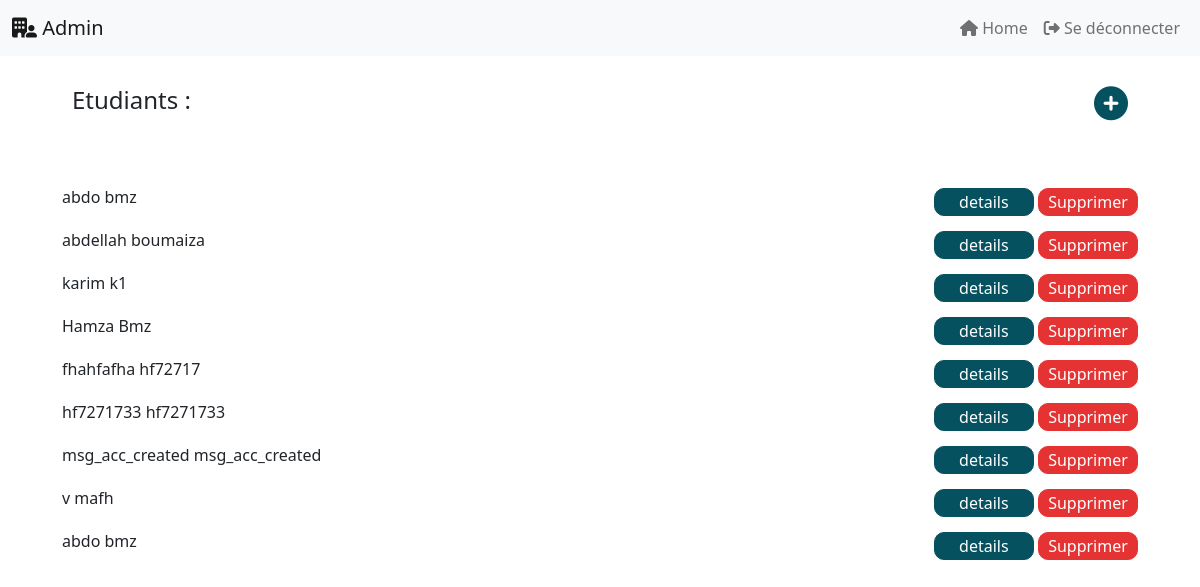
The page /admin (signed in) on the database as committed earlier.
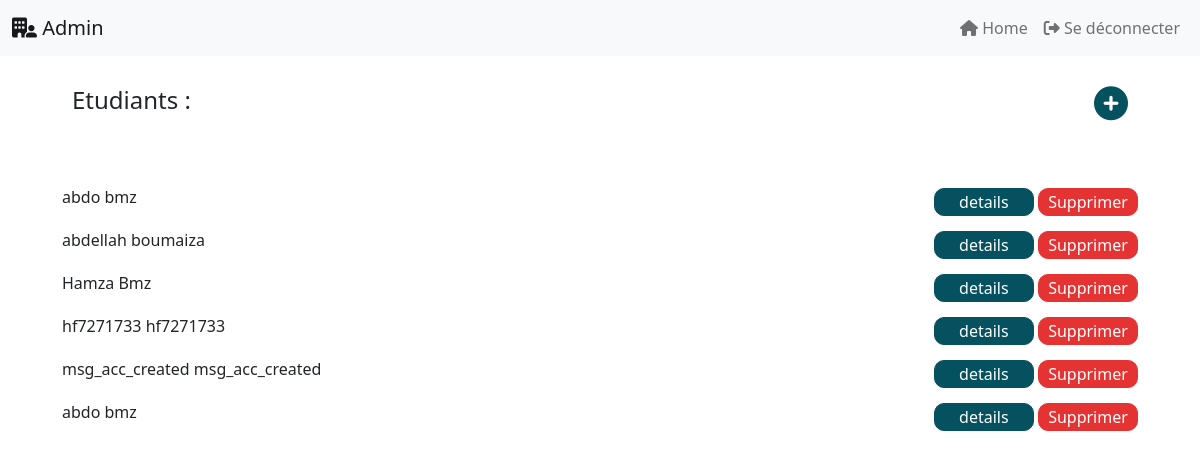
The same page on the database as committed later.
### app.py (models this page shows, shortened)
class etudiants(db.Model):
    cin = db.Column(db.String(100), primary_key=True)
    nom = db.Column(db.String(100))
    prenom = db.Column(db.String(100))
    password = db.Column(db.String(100))
    is_admin = db.Column(db.Integer)

### app.py (the view)
@app.route('/admin', methods=["POST", "GET"])
def admin():
    if "etudiant" in session:
        if request.method == "POST":
            etudiant = etudiants(
                request.form["cin"], request.form["nom"], request.form["prenom"], request.form["password"], 0)
            db.session.add(etudiant)
            db.session.commit()
            flash("Étudiant ajouté avec succès!", "info")
            return redirect(url_for("admin"))
        else:
            etd = session["etudiant"]
            if etd['is_admin'] == 1:
                return render_template("admin.html", etudiants=etudiants.query.filter(etudiants.cin != "admin").all())
            else:
                return redirect(url_for("index"))
    else:
        return redirect(url_for("login"))

### templates/admin.html (shortened to what this page needs)
<!DOCTYPE html>
<html lang="en">
<head>
    <link rel="stylesheet" href="{{ url_for('static',filename='admin.css') }}">
    <link href="https://cdn.jsdelivr.net/npm/bootstrap@5.1.3/dist/css/bootstrap.min.css" rel="stylesheet">
</head>
<body>
    <nav id="navB" class="navbar navbar-expand-lg navbar-light bg-light">
        <div class="container-fluid">
                <a class="navbar-brand" href="/admin"><i class="fa-solid fa-building-user"></i> Admin</a>
          <div class="collapse navbar-collapse" id="navbarSupportedContent">
            <ul class="navbar-nav me-auto mb-2 mb-lg-0">
              <li class="nav-item">
                <a class="nav-link" aria-current="page" href="/"><i class="fa-solid fa-house"></i> Home</a>
              </li>
              <li class="nav-item">
                <a class="nav-link" href="/logout"><i class="fa-solid fa-right-from-bracket"></i> Se déconnecter</a>
              </li>
            </ul>
        </div>
    </nav>
    <div class="container">
        <div class="title_add">
            <h4>Etudiants : </h4>
            <i class="fa-solid fa-circle-plus" data-toggle="modal" data-target="#exampleModal"></i>
        </div>
        <div class="etudiants">
            {% for etudiant in etudiants%}
            <div class="etudiant">
                <div class="etudiant_infos">
                    <h6>{{etudiant.nom}} {{etudiant.prenom}}</h6>
                </div>
                <div class="actions">
                    <button id="infos_btn" type="button"  aria-expanded="false" aria-controls="collapseExample" data-toggle="collapse" data-target="#{{etudiant.cin}}">details</button>
                    <button id="dlt_btn" name={{etudiant.cin}} class="delete_btn" data-toggle="modal" data-target="#deleteModal" onclick="mayble_delete(this.name)" type="submit">Supprimer</button>
                </div>
            </div>
            {% endfor %}
        </div>
    </div>
</body>
</html>

Rows that differ between the two databases and show on the page:
removed etudiants: nom "karim", prenom "k1"
removed etudiants: nom "fhahfafha", prenom "hf72717"
removed etudiants: nom "v", prenom "mafh"
